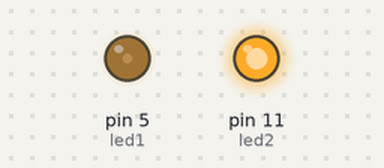
A sketch run on a simulated Arduino Uno, built with avr-gcc and run on an emulated ATmega328P. On the bench: output pins drawn as LEDs (lit = HIGH).

Above: at 0.1 s.
Timing chart, 0 to 1.6 s (numbered marks = the images above):
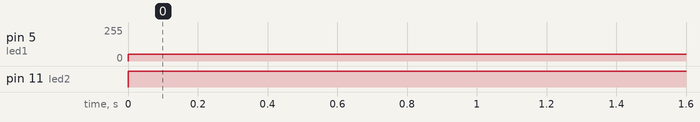

Measured:
- by itself, pin 5 (led1): 0/255 → 50/255 at 0.00 s
- by itself, pin 11 (led2): LOW → HIGH at 0.00 s

The sketch:

______LED______.ino
```cpp
int led1 = 5;   // LED를 PWM 5번에 연결
int led2 = 11;  // LED를 PWM 11번에 연결

void setup() {
  pinMode(led1, OUTPUT);  // 핀을 출력으로 설정
  pinMode(led2, OUTPUT);  // 핀을 출력으로 설정
}

void loop() {
  analogWrite(led1, 50);   // analogWrite 값은 0부터 255까지
  analogWrite(led2, 255);  // analogWrite 값은 0부터 255까지
}
```
